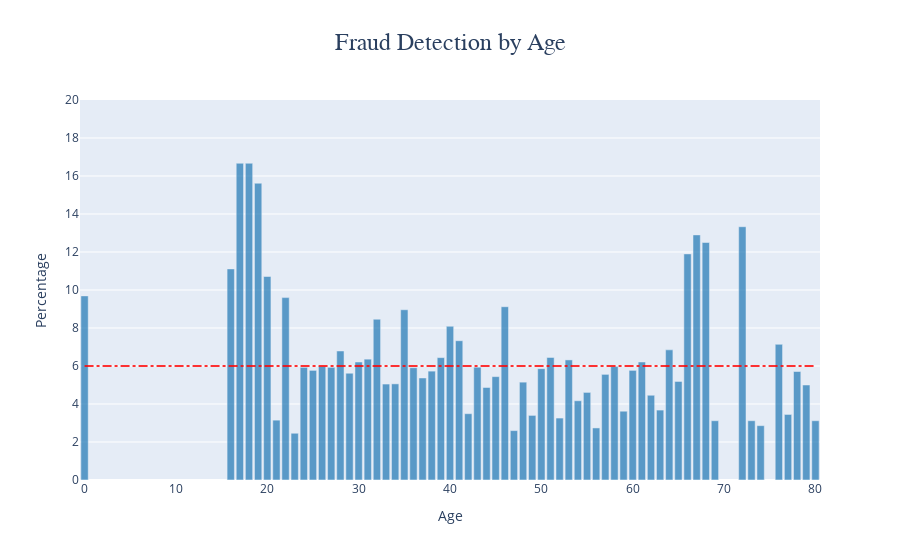

This figure's notebook cell:
### Markdown cell above
## 03) Fraud Detection by Age & Age of Policy Holder

### Code cell
df_fraud = df_viz[df_viz['FraudFound_P'] == 1]
df_non_fraud = df_viz[df_viz['FraudFound_P'] == 0]

df_counts_age = df_viz['Age'].value_counts().sort_index()
df_counts_fraud = df_fraud['Age'].value_counts().sort_index()

df_percentages_fraud = round((df_counts_fraud / df_counts_age) * 100, 2)

# Bar Chart
fig = go.Figure()

fig.add_trace(go.Bar(x=df_percentages_fraud.index, y=df_percentages_fraud.values,
    marker_color='rgba(31, 119, 180, 0.7)'))

fig.update_layout(
    title={
        'text': 'Fraud Detection by Age',
        'x':0.5,
        'font': {'family': "Arial, sans-serif", 'size': 24}
    })

fig.update_layout(
    xaxis=dict(title='Age'), yaxis=dict(title='Percentage', range=[0, 20], dtick=2), legend=dict(title='Outcome'))

fig.add_shape(
    type="line",
    x0=min(df_percentages_fraud.index),
    y0=6,
    x1=max(df_percentages_fraud.index),
    y1=6,
    line=dict(
        color="rgba(255, 0, 0, 0.8)",
        width=2,
        dash="dashdot",
    ),
)

fig.show()

### Figure 1 — Plotly figure (JSON) as saved in the notebook; plotly's stock layout.template omitted (floating-point values rounded to 4 significant figures)
{"data": [{"marker": {"color": "rgba(31, 119, 180, 0.7)"}, "type": "bar", "x": [0, 16, 17, 18, 19, 20, 21, 22, 23, 24, 25, 26, 27, 28, 29, 30, 31, 32, 33, 34, 35, 36, 37, 38, 39, 40, 41, 42, 43, 44, 45, 46, 47, 48, 49, 50, 51, 52, 53, 54, 55, 56, 57, 58, 59, 60, 61, 62, 63, 64, 65, 66, 67, 68, 69, 70, 71, 72, 73, 74, 75, 76, 77, 78, 79, 80], "y": [9.69, 11.11, 16.67, 16.67, 15.62, 10.71, 3.15, 9.6, 2.46, 5.93, 5.77, 5.98, 5.93, 6.79, 5.62, 6.21, 6.36, 8.46, 5.05, 5.06, 8.96, 5.91, 5.37, 5.73, 6.44, 8.09, 7.33, 3.49, 5.94, 4.87, 5.44, 9.12, 2.6, 5.15, 3.4, 5.86, 6.45, 3.26, 6.32, 4.17, 4.61, 2.74, 5.56, 5.97, 3.62, 5.77, 6.21, 4.46, 3.68, 6.85, 5.19, 11.9, 12.9, 12.5, 3.12, NaN, NaN, 13.33, 3.12, 2.86, NaN, 7.14, 3.45, 5.71, 5.0, 3.12]}], "layout": {"legend": {"title": {"text": "Outcome"}}, "shapes": [{"line": {"color": "rgba(255, 0, 0, 0.8)", "dash": "dashdot", "width": 2}, "type": "line", "x0": 0, "x1": 80, "y0": 6, "y1": 6}], "title": {"font": {"family": "Arial, sans-serif", "size": 24}, "text": "Fraud Detection by Age", "x": 0.5}, "xaxis": {"title": {"text": "Age"}}, "yaxis": {"dtick": 2, "range": [0, 20], "title": {"text": "Percentage"}}}}
